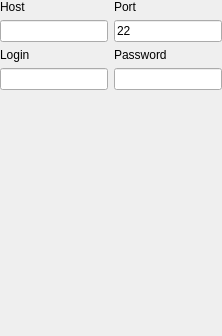
         <widget class="QWidget" name="tab_sftp">
          <attribute name="title">
           <string notr="true">SFTP</string>
          </attribute>
          <layout class="QVBoxLayout" name="verticalLayout_18">
           <property name="leftMargin">
            <number>0</number>
           </property>
           <property name="topMargin">
            <number>0</number>
           </property>
           <property name="rightMargin">
            <number>0</number>
           </property>
           <property name="bottomMargin">
            <number>0</number>
           </property>
           <item>
            <layout class="QHBoxLayout" name="horizontalLayout_9">
             <item>
              <layout class="QVBoxLayout" name="verticalLayout_16">
               <item>
                <widget class="QLabel" name="label_14">
                 <property name="text">
                  <string>Host</string>
                 </property>
                </widget>
               </item>
               <item>
                <widget class="QLineEdit" name="lineEdit_sftp_host"/>
               </item>
              </layout>
             </item>
             <item>
              <layout class="QVBoxLayout" name="verticalLayout_17">
               <item>
                <widget class="QLabel" name="label_15">
                 <property name="text">
                  <string>Port</string>
                 </property>
                </widget>
               </item>
               <item>
                <widget class="QLineEdit" name="lineEdit_sftp_port">
                 <property name="text">
                  <string notr="true">22</string>
                 </property>
                </widget>
               </item>
              </layout>
             </item>
            </layout>
           </item>
           <item>
            <layout class="QHBoxLayout" name="horizontalLayout_6">
             <item>
              <layout class="QVBoxLayout" name="verticalLayout_14">
               <item>
                <widget class="QLabel" name="label_12">
                 <property name="text">
                  <string>Login</string>
                 </property>
                </widget>
               </item>
               <item>
                <widget class="QLineEdit" name="lineEdit_sftp_login"/>
               </item>
              </layout>
             </item>
             <item>
              <layout class="QVBoxLayout" name="verticalLayout_15">
               <item>
                <widget class="QLabel" name="label_13">
                 <property name="text">
                  <string>Password</string>
                 </property>
                </widget>
               </item>
               <item>
                <widget class="QLineEdit" name="lineEdit_sftp_password">
                 <property name="echoMode">
                  <enum>QLineEdit::EchoMode::Password</enum>
                 </property>
                </widget>
               </item>
              </layout>
             </item>
            </layout>
           </item>
           <item>
            <spacer name="verticalSpacer_7">
             <property name="orientation">
              <enum>Qt::Orientation::Vertical</enum>
             </property>
             <property name="sizeHint" stdset="0">
              <size>
               <width>20</width>
               <height>246</height>
              </size>
             </property>
            </spacer>
           </item>
          </layout>
         </widget>
